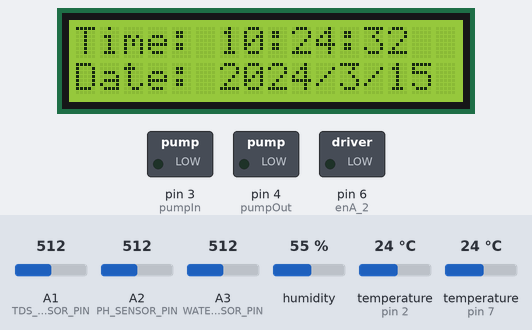
Bench run of a sketch on a simulated Arduino Uno, built with avr-gcc and run on an emulated ATmega328P. Shown: 16×2 character LCD, switched loads named in the sketch (green lamp = pin HIGH). The test bench sets the inputs (shaded band); at power-on: A1 (TDS_SENSOR_PIN) = 512, A2 (PH_SENSOR_PIN) = 512, A3 (WATER_LEVEL_SENSOR_PIN) = 512, humidity 55 %, temperature (sensors on pin 2, pin 7) 24 °C. The local clock reads 2024-03-15 10:24:30 at power-on unless the sketch sets it; the modem accepts every AT command (registered, SIM ready, sends succeed) and sends nothing else; what the sketch prints to the serial monitor is not drawn.

Above: at 3.6 s.
At 8.6 s:
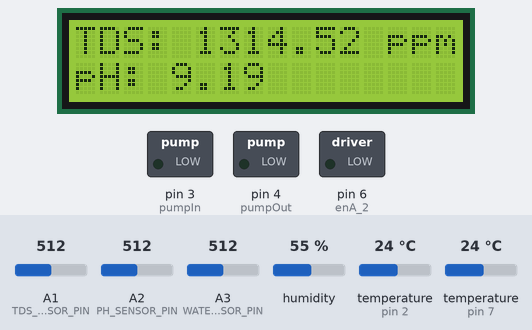
At 13.7 s:
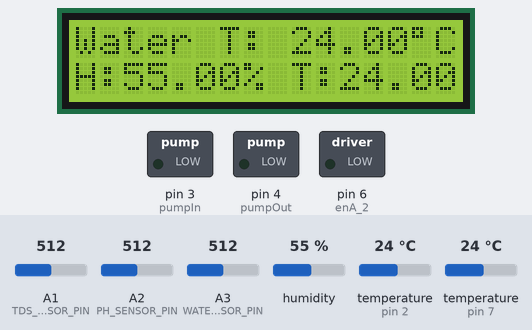
At 18.7 s:
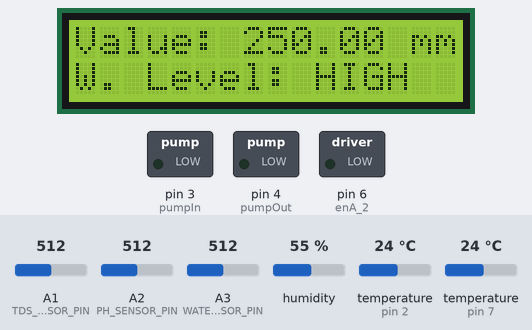

Measured:
- what the display in image 0 shows lasts 5.0 s, from 3.6 s to 8.6 s

The sketch:

AHS_Web.ino
```cpp
 // ******** LIBRARIES *********** //
#include <SoftwareSerial.h>                     // Allows serial communication on other digital pins of the Arduino, enabling multiple serial devices to be connected.
#include <EEPROM.h>                             // Provides functions to read and write data to the EEPROM, allowing persistent storage of data even after power is turned off.
#include "GravityTDS.h"                         // Manages the Total Dissolved Solids (TDS) sensor, used for measuring the concentration of dissolved solids in the solution.
#include <LiquidCrystal_I2C.h>                  // Controls an LCD display using the I2C protocol, simplifying the wiring and allowing multiple I2C devices to share the same bus.
#include <OneWire.h>                            // Enables communication with devices using the OneWire protocol, commonly used for digital temperature sensors like DS18B20.
#include <DallasTemperature.h>                  // Provides functions to read temperature from Dallas Semiconductor DS18B20 and similar temperature sensors.
#include <Wire.h>                               // Facilitates I2C communication between the Arduino and other I2C devices, serving as the foundation for I2C-related libraries.
#include <DHT.h>                                // Supports DHT sensors (e.g., DHT11, DHT22) for measuring humidity and temperature.
#include <RTClib.h>                             // Manages real-time clocks (RTCs) like the DS1307 or DS3231, allowing timekeeping functionality.
#include "pitches.h"
// ******** Wi-Fi & Server credentials ******** //
String networkName = "FiberHGW_TP33DA_2.4GHz";  // The SSID (name) of the Wi-Fi network to which the device will connect.
String networkPassword = "c4KdPLD9";            // The password for the Wi-Fi network, required for authentication.
// ******** LCD ADDRESS ******** //
LiquidCrystal_I2C lcd(0x27, 16, 2);             // Initializes the LCD display with I2C address 0x27, 16 columns, and 2 rows.
// ******** PINS ******** //
#define TDS_SENSOR_PIN A1                       // Analog pin A1 is used to connect the TDS (Total Dissolved Solids) sensor.
#define ONE_WIRE_BUS 2                          // Digital pin 2 is used as the OneWire bus for connecting the DS18B20 temperature sensor.
#define DHT_PIN 7                               // Digital pin 7 is used to connect the DHT22 humidity and temperature sensor.
#define DHT_TYPE DHT22                          // Specifies that the type of DHT sensor being used is the DHT22 model.
#define PH_SENSOR_PIN A2                        // Analog pin A2 is used to connect the pH sensor.
#define WATER_LEVEL_SENSOR_PIN A3               // Analog pin A3 is used to connect the water level sensor.
#define BUZZER_PIN 9                            // Define the digital pin for the buzzer
// ******** VARIABLES ******** //
float wT;                                       // Water temperature, measured by the DS18B20 sensor (in degrees Celsius).
float tds = 0;                                  // Total Dissolved Solids (TDS) level in the water, measured by the TDS sensor (in ppm).
float h;                                        // Humidity level in the environment, measured by the DHT22 sensor (in percentage).
float eT = 25;                                  // Environment temperature, initially set to 25°C, measured by the DHT22 sensor.
float thresholdWL = 200;                        // Threshold water level value, used as a reference for comparing the current water level.
float wL = thresholdWL;                         // Current water level, initialized to the threshold value.
double pH = 0;                                  // pH level of the water, measured by the pH sensor.
// ******** Water Pump Direction ******** // LOW = OFF / HIGH = ON
int enA_1 = 5;                                  // Enable Normal Direction
int enA_2 = 6;                                  // Enable Reverse Direction
int pumpIn = 3;                                 // Normal Direction input 1
int pumpOut = 4;                                // Reverse Direction input 2
// ******** OBJECTS ******** //
GravityTDS gravityTds;                          // Creates an instance of the GravityTDS class for managing TDS sensor operations.
OneWire oneWire(ONE_WIRE_BUS);                  // Initializes the OneWire communication on the specified pin (ONE_WIRE_BUS) for use with OneWire devices like the DS18B20.
DallasTemperature sensors(&oneWire);            // Creates an instance of the DallasTemperature class to manage DS18B20 temperature sensors using the OneWire instance.
DeviceAddress tempSensorAddress;                // A variable to store the unique address of the DS18B20 temperature sensor.
DHT dht(DHT_PIN, DHT_TYPE);                     // Initializes the DHT22 sensor using the specified digital pin and sensor type (DHT22).
RTC_DS3231 myRTC;                               // Creates an instance of the RTC_DS3231 class for managing the DS3231 real-time clock module.
// ******** ESP8266 COMMUNICATION ******** //
SoftwareSerial esp(10, 11);                     // Creates a SoftwareSerial object for communication with the ESP8266 module. Pin 10 is used for TX (transmit) and pin 11 for RX (receive).
// ******** SETUP FUNCTIONS ******** //
void initializeESP8266() {
  // Initialize Serial communication for ESP8266
  esp.begin(115200);

  // Send AT command to check if ESP8266 is responding
  esp.println("AT");
  Serial.println("AT command sent");
  while (!esp.find("OK")) {
    esp.println("AT");
    Serial.println("ESP8266 Not found.");
  }
  Serial.println("OK command received");

  // Set ESP8266 to Client mode
  esp.println("AT+CWMODE=1");
  while (!esp.find("OK")) {
    esp.println("AT+CWMODE=1");
    Serial.println("Setting is being applied...");
  }
  Serial.println("Configured as a client");

  // Connect to Wi-Fi network
  Serial.println("Connecting to the network...");
  esp.println("AT+CWJAP=\"" + networkName + "\",\"" + networkPassword + "\"");

  // Timeout feature: Wait up to 5 minutes (300,000 milliseconds) for connection
  unsigned long startTime = millis();  // Record the start time
  while (!esp.find("OK")) {
    if (millis() - startTime > 300000) {  // Check if 5 minutes have passed
      Serial.println("Connection failed: Took too long to connect.");
      return;  // Exit the function if connection takes too long
    }
    // Optionally add a small delay to avoid overwhelming the ESP8266
    delay(1000); // Wait 1 second before retrying
  }

  Serial.println("Connected to the network.");
  delay(1000);  // Small delay to ensure the connection is fully established
}

void initializeRTC() {
  // Initialize the Wire library for I2C communication
  Wire.begin();
  delay(500);                                  // Small delay to ensure the I2C bus is ready

  Serial.println("Nano Ready!");               // Indicate that the Arduino Nano is ready

  // Initialize the RTC module
  if (!myRTC.begin()) {
    Serial.println("Couldn't find RTC");       // Print an error message if the RTC module is not detected
    while (1);                                 // Halt execution if RTC is not found to prevent further errors
  }

  // Check if the RTC lost power and needs the time to be reset
  if (myRTC.lostPower()) {
    Serial.println("RTC lost power, let's set the time!");  // Inform that the RTC lost power and time needs to be reset
    // Set the RTC time to the current compile time
    myRTC.adjust(DateTime(F(__DATE__), F(__TIME__)));
  }
}

void initializeTDS() {
    gravityTds.setPin(TDS_SENSOR_PIN);          // Set the pin for the TDS sensor
    gravityTds.setAref(5.0);                    // Set the reference voltage on the ADC, default is 5.0V on Arduino UNO
    gravityTds.setAdcRange(1024);               // Set the ADC range: 1024 for 10-bit ADC, 4096 for 12-bit ADC
    gravityTds.begin();                         // Initialize the TDS sensor
}

// ******** SETUP ******** //
void setup() {
  Serial.begin(9600);                           // Initialize serial communication at 9600 baud rate
  Serial.println("Setup Started!");             // Print "Started" to indicate that the setup has begun

  // ***** ESP8266 ***** //
  initializeESP8266();                          // Initialize and configure the ESP8266 module for network communication

  // ***** RTC ***** //
  initializeRTC();                              // Initialize the RTC module for real-time clock functionality

  // ***** LCD ***** //
  lcd.begin(16, 2);                             // Initialize the LCD display with 16 columns and 2 rows
  lcd.backlight();                              // Turn on the LCD backlight
  lcd.clear();                                  // Clear any previous content on the LCD

  // ***** TDS ***** //
  initializeTDS();                              // Set up the TDS sensor for measuring Total Dissolved Solids in the water

  // ***** (L298N) WATER PUMP ACTIVATOR ***** //
  while (!Serial);                              // Wait for serial communication to start (used for debugging and ensuring readiness)

  // Set the pin connected to the water pump as an output
  pinMode(enA_2, OUTPUT);
  pinMode(pumpIn, OUTPUT);
  pinMode(pumpOut, OUTPUT);
  // Turn off motors - Initial state
  digitalWrite(pumpIn, LOW);
  digitalWrite(pumpOut, LOW);

  // ***** DS18B20 TEMPERATURE ***** //
  sensors.begin();                              // Initialize the DS18B20 temperature sensor

  // ***** DHT HUMIDITY AND TEMPERATURE ***** //
  Serial.begin(9600);                           // Reinitialize serial communication at 9600 baud rate (ensure it's available for debugging)
  dht.begin();                                  // Initialize the DHT sensor for humidity and temperature measurements
}

// ******** LOOP FUNCTIONS ******** //
double pHReading(int phSensorPin) {
  // Known voltage readings for calibration (measured in ADC values)
  int voltage_lemon = 66;      // Voltage reading from a lemon juice solution (pH 2.5)
  int voltage_distilled = 366; // Voltage reading from distilled water (pH 7.0)

  // Known pH values for calibration
  double pH_lemon = 2.5;       // pH value of the lemon juice solution
  double pH_distilled = 7.0;   // pH value of distilled water

  // Calculate slope and intercept for the linear regression equation
  double slope = (pH_distilled - pH_lemon) / (voltage_distilled - voltage_lemon);  // Slope of the calibration line
  double intercept = pH_lemon - (slope * voltage_lemon);                           // Y-intercept of the calibration line

  // Read the sensor voltage from the specified analog pin
  int voltage = analogRead(phSensorPin);  // Read the analog value from the pH sensor

  // Calculate the pH value using the regression equation
  double pH = (slope * voltage) + intercept;  // Apply the linear equation to determine the pH

  return pH;  // Return the calculated pH value
}

float TDSReading() {
  gravityTds.update();                        // Update the TDS sensor reading to get the latest data
  return gravityTds.getTdsValue();            // Retrieve and return the current TDS value from the sensor
}

float waterLevelReading(int sensorPin) {
  int value = analogRead(sensorPin);          // Read the raw analog value from the water level sensor
  return value * (500.0 / 1023.0);            // Convert the sensor value to millimeters based on the sensor's range
}

void waterPumpManagement(int waterLevelSensorPin, int pumpPin_1, int pumpPin_2, float thresholdWL) {
  // Read the current water level from the sensor
  float waterLevel = waterLevelReading(waterLevelSensorPin);

  // Set motors to maximum speed
  // For PWM maximum possible values are 0 to 255
  analogWrite(enA_1, 255);
  analogWrite(enA_2, 255);

  // Check if the water level is below the threshold
  if (waterLevel < thresholdWL) {
    lcd.setCursor(0, 0);                  // Set the cursor to the first row of the LCD
    lcd.print("Pump Activated");          // Display a message indicating the pump is activated
    lcd.setCursor(0, 1);                  // Set the cursor to the second row of the LCD
    lcd.print("Please Wait!");            // Display a message asking the user to wait

    // Activate the pump by setting the pin HIGH
    digitalWrite(pumpPin_1, HIGH);

    // Continuously check the water level until it reaches the threshold
    while (waterLevel < thresholdWL) {
      waterLevel = waterLevelReading(waterLevelSensorPin); // Update the water level reading
      delay(1000); // Delay for 1 second to avoid rapid polling and reduce sensor read frequency
    }

    // Deactivate the pump once the water level reaches or exceeds the threshold
    digitalWrite(pumpPin_1, LOW);
  } else {
    // If the water level is already above the threshold, ensure the pump is turned off
    digitalWrite(pumpPin_1, LOW);
  }

  delay(10000); // Delay for Stability of Water

  // Check if the water level is above the threshold
  if (waterLevel > thresholdWL) {
    lcd.setCursor(0, 0);                  // Set the cursor to the first row of the LCD
    lcd.print("Pump Activated");          // Display a message indicating the pump is activated
    lcd.setCursor(0, 1);                  // Set the cursor to the second row of the LCD
    lcd.print("Please Wait!");            // Display a message asking the user to wait

    // Activate the pump by setting the pin HIGH
    digitalWrite(pumpPin_2, HIGH);

    // Continuously check the water level until it reaches the threshold
    while (waterLevel > thresholdWL) {
      waterLevel = waterLevelReading(waterLevelSensorPin); // Update the water level reading
      delay(1000); // Delay for 1 second to avoid rapid polling and reduce sensor read frequency
    }

    // Deactivate the pump once the water level reaches or exceeds the threshold
    digitalWrite(pumpPin_2, LOW);
  } else {
    // If the water level is already above the threshold, ensure the pump is turned off
    digitalWrite(pumpPin_2, LOW);
  }
}

void displayDataOnLCD(DateTime now, float wT, float eT, float h, float tds, float pH, float wL, int wValue) {
    for (int i = 0; i < 4; i++) {
    lcd.clear();
    if (i == 0) { // Time and Date
      lcd.setCursor(0, 0);            lcd.print("Time: ");
      lcd.print(now.hour(), DEC);     lcd.print(':');
      lcd.print(now.minute(), DEC);   lcd.print(':');
      lcd.print(now.second(), DEC);
      lcd.setCursor(0, 1);            lcd.print("Date: ");
      lcd.print(now.year(), DEC);     lcd.print('/');
      lcd.print(now.month(), DEC);    lcd.print('/');
      lcd.print(now.day(), DEC);
      delay(5000);
    }
    else if (i == 1) { // TDS and pH
      lcd.setCursor(0, 0);    lcd.print("TDS: ");
      lcd.print(tds);         lcd.print(" ppm       ");
      lcd.setCursor(0, 1);    lcd.print("pH: ");
      lcd.print(pH);
      delay(5000);
    }
    else if (i == 2) { // Temperature
      if (wT != DEVICE_DISCONNECTED_C)
      {
        lcd.setCursor(0, 0);    lcd.print("Water T: ");
        lcd.print(wT);          lcd.print((char)223);
        lcd.print("C");
        lcd.setCursor(0, 1);    lcd.print("H:");
        lcd.print(h);           lcd.print("%");
        lcd.setCursor(9, 1);    lcd.print("T:");
        lcd.print(eT);          lcd.print((char)223);
        lcd.print("C");
        delay(5000);
      }
    }
    else if (i == 3) { // Water Level
      lcd.setCursor(0, 0);    lcd.print("Value: ");
      lcd.print(wL);          lcd.print(" mm   ");
      lcd.setCursor(0, 1);    lcd.print("W. Level: ");
      if (wValue == 0) { lcd.print("EMPTY "); }
      else if (wValue > 1 && wValue < 100) { lcd.print("LOW   "); }
      else if (wValue > 100 && wValue < 200) { lcd.print("MEDIUM"); }
      else if (wValue > 200) { lcd.print("HIGH  "); }
    }
  }
}

// ******** LOOP ******** //
void loop() {
    // Initialize connection to the server
    if (esp.find("Error")) {
      Serial.println("AT+CIPSTART Error"); // Print an error message if connection to the server fails
    }

    // Get current time from RTC
    DateTime now = myRTC.now(); // Retrieve the current date and time from the RTC module

    // Read pH value from the pH sensor
    pH = pHReading(PH_SENSOR_PIN);

    // Read TDS value from the TDS sensor
    tds = TDSReading();

    // Read water level from the water level sensor
    int wValue = analogRead(WATER_LEVEL_SENSOR_PIN);
    wL = waterLevelReading(WATER_LEVEL_SENSOR_PIN);
    // PUMP THE WATER INSIDE THE BUCKET VS PUMP THE WATER OUTSIDE THE BUCKET
    //waterPumpManagement(WATER_LEVEL_SENSOR_PIN, pumpIn, pumpOut, thresholdWL); // Manage the water pump based on water level

    // Request temperature readings from DS18B20 sensor
    sensors.requestTemperatures();
    wT = sensors.getTempCByIndex(0); // Get the temperature in Celsius from the DS18B20 sensor

    // Read humidity and temperature from DHT sensor
    h = (float) dht.readHumidity();      // Read and cast humidity value to float
    eT = (float) dht.readTemperature();  // Read and cast temperature value to float

    // Print the data to the Serial Monitor
    Serial.print("Date: ");
    Serial.print(now.day() < 10 ? "0" : "");
    Serial.print(now.day());
    Serial.print("/");
    Serial.print(now.month() < 10 ? "0" : "");
    Serial.print(now.month());
    Serial.print("/");
    Serial.println(now.year());

    Serial.print("Time: ");
    Serial.print(now.hour() < 10 ? "0" : "");
    Serial.print(now.hour());
    Serial.print(":");
    Serial.print(now.minute() < 10 ? "0" : "");
    Serial.print(now.minute());
    Serial.print(":");
    Serial.print(now.second() < 10 ? "0" : "");
    Serial.println(now.second());

    Serial.print("Water Temperature: ");
    Serial.println(wT);

    Serial.print("TDS: ");
    Serial.println(tds);

    Serial.print("Humidity: ");
    Serial.println(h);

    Serial.print("Environment Temperature: ");
    Serial.println(eT);
    wL = 250;
    Serial.print("Water Level: ");
    Serial.println(wL);

    Serial.print("pH: ");
    Serial.println(pH);

    displayDataOnLCD(now, wT, eT, h, tds, pH, wL, wValue); // Update LCD with the current sensor readings

    // Delay before the next loop iteration
    delay(1800000); // Wait for 30 minute (1800000 milliseconds) before running the loop again
}
```
